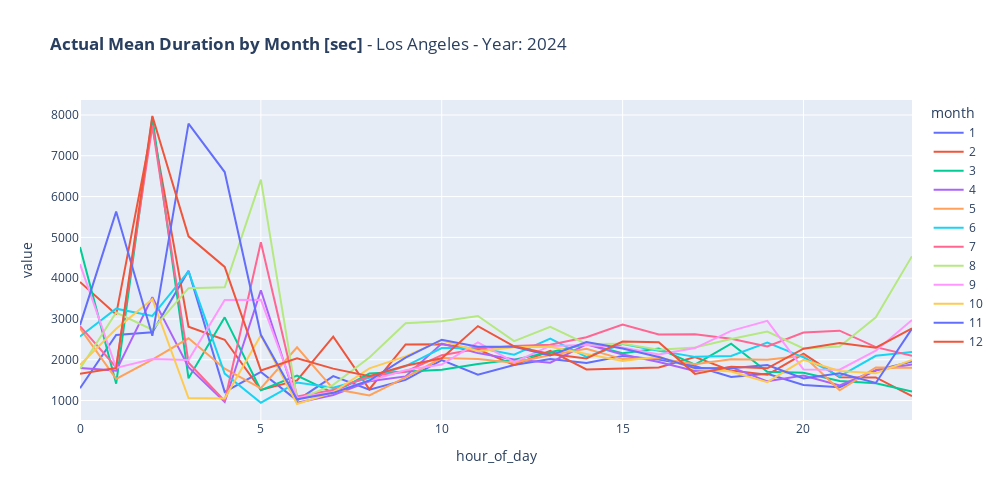

This figure's notebook cell:
### Code cell
actual_month_means_los_angeles = group_results_los_angeles['actual'].mean().unstack(level='hour_of_day').T
fig = px.line(actual_month_means_los_angeles, title=f"<b>Actual Mean Duration by Month [sec]</b> - Los Angeles - Year: {year_to_test}", width=1000, height=500)

fig.show()

### Figure 1 — Plotly figure (JSON) as saved in the notebook; plotly's stock layout.template omitted (floating-point values rounded to 4 significant figures)
{"data": [{"hovertemplate": "month=1<br>hour_of_day=%{x}<br>value=%{y}<extra></extra>", "legendgroup": "1", "line": {"color": "#636efa", "dash": "solid"}, "marker": {"symbol": "circle"}, "mode": "lines", "name": "1", "orientation": "v", "showlegend": true, "type": "scatter", "x": [0, 1, 2, 3, 4, 5, 6, 7, 8, 9, 10, 11, 12, 13, 14, 15, 16, 17, 18, 19, 20, 21, 22, 23], "xaxis": "x", "y": [1300.0, 2607.0, 2676.0, 4180.0, 1212.0, 1701.0, 1003.0, 1598.0, 1267.0, 1507.0, 1989.0, 1635.0, 1871.0, 2018.0, 1919.0, 2093.0, 2004.0, 1847.0, 1577.0, 1657.0, 1383.0, 1325.0, 1736.0, 1955.0], "yaxis": "y"}, {"hovertemplate": "month=2<br>hour_of_day=%{x}<br>value=%{y}<extra></extra>", "legendgroup": "2", "line": {"color": "#EF553B", "dash": "solid"}, "marker": {"symbol": "circle"}, "mode": "lines", "name": "2", "orientation": "v", "showlegend": true, "type": "scatter", "x": [0, 1, 2, 3, 4, 5, 6, 7, 8, 9, 10, 11, 12, 13, 14, 15, 16, 17, 18, 19, 20, 21, 22, 23], "xaxis": "x", "y": [3908.0, 3111.0, 7732.0, 2810.0, 2490.0, 1261.0, 1493.0, 2566.0, 1277.0, 2375.0, 2378.0, 2252.0, 1875.0, 2218.0, 1761.0, 1792.0, 1808.0, 2067.0, 1734.0, 1631.0, 2146.0, 1569.0, 1566.0, 1111.0], "yaxis": "y"}, {"hovertemplate": "month=3<br>hour_of_day=%{x}<br>value=%{y}<extra></extra>", "legendgroup": "3", "line": {"color": "#00cc96", "dash": "solid"}, "marker": {"symbol": "circle"}, "mode": "lines", "name": "3", "orientation": "v", "showlegend": true, "type": "scatter", "x": [0, 1, 2, 3, 4, 5, 6, 7, 8, 9, 10, 11, 12, 13, 14, 15, 16, 17, 18, 19, 20, 21, 22, 23], "xaxis": "x", "y": [4764.0, 1413.0, 7948.0, 1545.0, 3040.0, 1253.0, 1613.0, 1189.0, 1662.0, 1713.0, 1756.0, 1897.0, 2003.0, 2184.0, 2386.0, 2157.0, 2273.0, 1881.0, 2395.0, 1707.0, 1678.0, 1476.0, 1422.0, 1223.0], "yaxis": "y"}, {"hovertemplate": "month=4<br>hour_of_day=%{x}<br>value=%{y}<extra></extra>", "legendgroup": "4", "line": {"color": "#ab63fa", "dash": "solid"}, "marker": {"symbol": "circle"}, "mode": "lines", "name": "4", "orientation": "v", "showlegend": true, "type": "scatter", "x": [0, 1, 2, 3, 4, 5, 6, 7, 8, 9, 10, 11, 12, 13, 14, 15, 16, 17, 18, 19, 20, 21, 22, 23], "xaxis": "x", "y": [1800.0, 1734.0, 3535.0, 1816.0, 964.9, 3704.0, 944.9, 1136.0, 1471.0, 1592.0, 2395.0, 2164.0, 2004.0, 1928.0, 2380.0, 2130.0, 1943.0, 1726.0, 1817.0, 1471.0, 1614.0, 1369.0, 1741.0, 1883.0], "yaxis": "y"}, {"hovertemplate": "month=5<br>hour_of_day=%{x}<br>value=%{y}<extra></extra>", "legendgroup": "5", "line": {"color": "#FFA15A", "dash": "solid"}, "marker": {"symbol": "circle"}, "mode": "lines", "name": "5", "orientation": "v", "showlegend": true, "type": "scatter", "x": [0, 1, 2, 3, 4, 5, 6, 7, 8, 9, 10, 11, 12, 13, 14, 15, 16, 17, 18, 19, 20, 21, 22, 23], "xaxis": "x", "y": [2770.0, 1530.0, 2002.0, 2525.0, 1780.0, 1300.0, 2305.0, 1287.0, 1124.0, 1568.0, 2042.0, 2018.0, 1926.0, 2117.0, 2270.0, 2015.0, 2039.0, 1890.0, 2013.0, 1998.0, 2100.0, 1252.0, 1810.0, 1807.0], "yaxis": "y"}, {"hovertemplate": "month=6<br>hour_of_day=%{x}<br>value=%{y}<extra></extra>", "legendgroup": "6", "line": {"color": "#19d3f3", "dash": "solid"}, "marker": {"symbol": "circle"}, "mode": "lines", "name": "6", "orientation": "v", "showlegend": true, "type": "scatter", "x": [0, 1, 2, 3, 4, 5, 6, 7, 8, 9, 10, 11, 12, 13, 14, 15, 16, 17, 18, 19, 20, 21, 22, 23], "xaxis": "x", "y": [2568.0, 3252.0, 3075.0, 4168.0, 1662.0, 947.0, 1443.0, 1313.0, 1559.0, 1844.0, 2287.0, 2292.0, 2124.0, 2521.0, 2070.0, 2385.0, 2223.0, 2070.0, 2092.0, 2419.0, 2059.0, 1593.0, 2097.0, 2188.0], "yaxis": "y"}, {"hovertemplate": "month=7<br>hour_of_day=%{x}<br>value=%{y}<extra></extra>", "legendgroup": "7", "line": {"color": "#FF6692", "dash": "solid"}, "marker": {"symbol": "circle"}, "mode": "lines", "name": "7", "orientation": "v", "showlegend": true, "type": "scatter", "x": [0, 1, 2, 3, 4, 5, 6, 7, 8, 9, 10, 11, 12, 13, 14, 15, 16, 17, 18, 19, 20, 21, 22, 23], "xaxis": "x", "y": [2826.0, 1816.0, 7743.0, 1926.0, 989.6, 4880.0, 1098.0, 1257.0, 1593.0, 1707.0, 2112.0, 2267.0, 2339.0, 2368.0, 2550.0, 2862.0, 2621.0, 2626.0, 2516.0, 2325.0, 2668.0, 2713.0, 2310.0, 2094.0], "yaxis": "y"}, {"hovertemplate": "month=8<br>hour_of_day=%{x}<br>value=%{y}<extra></extra>", "legendgroup": "8", "line": {"color": "#B6E880", "dash": "solid"}, "marker": {"symbol": "circle"}, "mode": "lines", "name": "8", "orientation": "v", "showlegend": true, "type": "scatter", "x": [0, 1, 2, 3, 4, 5, 6, 7, 8, 9, 10, 11, 12, 13, 14, 15, 16, 17, 18, 19, 20, 21, 22, 23], "xaxis": "x", "y": [1779.0, 3158.0, 2738.0, 3753.0, 3777.0, 6416.0, 1021.0, 1384.0, 2054.0, 2895.0, 2943.0, 3073.0, 2457.0, 2805.0, 2387.0, 2395.0, 2244.0, 2301.0, 2509.0, 2692.0, 2277.0, 2323.0, 3040.0, 4540.0], "yaxis": "y"}, {"hovertemplate": "month=9<br>hour_of_day=%{x}<br>value=%{y}<extra></extra>", "legendgroup": "9", "line": {"color": "#FF97FF", "dash": "solid"}, "marker": {"symbol": "circle"}, "mode": "lines", "name": "9", "orientation": "v", "showlegend": true, "type": "scatter", "x": [0, 1, 2, 3, 4, 5, 6, 7, 8, 9, 10, 11, 12, 13, 14, 15, 16, 17, 18, 19, 20, 21, 22, 23], "xaxis": "x", "y": [4343.0, 1800.0, 2019.0, 1993.0, 3465.0, 3473.0, 1059.0, 1212.0, 1486.0, 1746.0, 1882.0, 2424.0, 1938.0, 2338.0, 2362.0, 2302.0, 2127.0, 2285.0, 2708.0, 2954.0, 1762.0, 1757.0, 2222.0, 2975.0], "yaxis": "y"}, {"hovertemplate": "month=10<br>hour_of_day=%{x}<br>value=%{y}<extra></extra>", "legendgroup": "10", "line": {"color": "#FECB52", "dash": "solid"}, "marker": {"symbol": "circle"}, "mode": "lines", "name": "10", "orientation": "v", "showlegend": true, "type": "scatter", "x": [0, 1, 2, 3, 4, 5, 6, 7, 8, 9, 10, 11, 12, 13, 14, 15, 16, 17, 18, 19, 20, 21, 22, 23], "xaxis": "x", "y": [1870.0, 2757.0, 3484.0, 1062.0, 1052.0, 2602.0, 914.9, 1202.0, 1789.0, 2084.0, 2477.0, 2208.0, 2305.0, 2320.0, 2140.0, 1972.0, 2077.0, 1770.0, 1710.0, 1449.0, 1998.0, 1722.0, 1668.0, 1995.0], "yaxis": "y"}, {"hovertemplate": "month=11<br>hour_of_day=%{x}<br>value=%{y}<extra></extra>", "legendgroup": "11", "line": {"color": "#636efa", "dash": "solid"}, "marker": {"symbol": "circle"}, "mode": "lines", "name": "11", "orientation": "v", "showlegend": true, "type": "scatter", "x": [0, 1, 2, 3, 4, 5, 6, 7, 8, 9, 10, 11, 12, 13, 14, 15, 16, 17, 18, 19, 20, 21, 22, 23], "xaxis": "x", "y": [2848.0, 5632.0, 2586.0, 7786.0, 6601.0, 2610.0, 1029.0, 1188.0, 1490.0, 2051.0, 2491.0, 2321.0, 2317.0, 2107.0, 2434.0, 2273.0, 2069.0, 1795.0, 1794.0, 1872.0, 1543.0, 1670.0, 1431.0, 2763.0], "yaxis": "y"}, {"hovertemplate": "month=12<br>hour_of_day=%{x}<br>value=%{y}<extra></extra>", "legendgroup": "12", "line": {"color": "#EF553B", "dash": "solid"}, "marker": {"symbol": "circle"}, "mode": "lines", "name": "12", "orientation": "v", "showlegend": true, "type": "scatter", "x": [0, 1, 2, 3, 4, 5, 6, 7, 8, 9, 10, 11, 12, 13, 14, 15, 16, 17, 18, 19, 20, 21, 22, 23], "xaxis": "x", "y": [1657.0, 1798.0, 7975.0, 5025.0, 4275.0, 1738.0, 2033.0, 1782.0, 1598.0, 1854.0, 2037.0, 2824.0, 2328.0, 2142.0, 2030.0, 2445.0, 2427.0, 1654.0, 1829.0, 1790.0, 2272.0, 2408.0, 2297.0, 2766.0], "yaxis": "y"}], "layout": {"height": 500, "legend": {"title": {"text": "month"}, "tracegroupgap": 0}, "title": {"text": "<b>Actual Mean Duration by Month [sec]</b> - Los Angeles - Year: 2024"}, "width": 1000, "xaxis": {"anchor": "y", "domain": [0, 1], "title": {"text": "hour_of_day"}}, "yaxis": {"anchor": "x", "domain": [0, 1], "title": {"text": "value"}}}}
